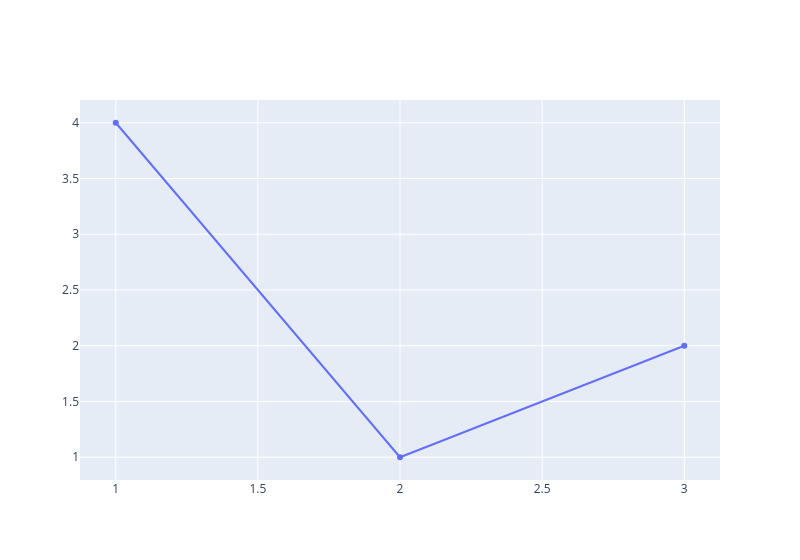

The notebook cell this image was saved under:
### Code cell
#This is a way to specify some features within the Figure function, but this seems more complicated than the code above from the slides.
go.Figure(data=[go.Scatter(x=[1, 2, 3], y=[4, 1, 2])], layout=dict( width=800,)) # Set width in pixels height=500 # Set height in pixels ) )

### Figure 1 — Plotly figure (JSON) as saved in the notebook; plotly's stock layout.template omitted (floating-point values rounded to 4 significant figures)
{"data": [{"type": "scatter", "x": [1, 2, 3], "y": [4, 1, 2]}], "layout": {"width": 800}}
